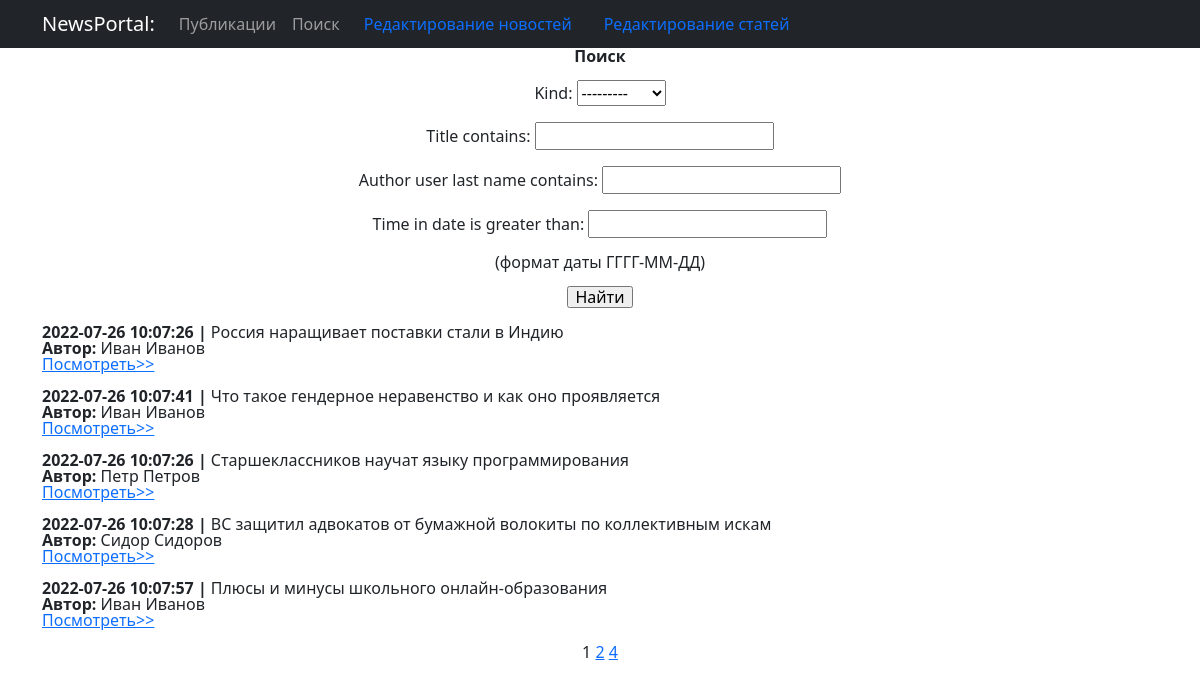
The app's page /news/search/ with its own data.
### news/models.py (models this page shows, shortened)
class Post(models.Model):
    article   = 'ART'
    news      = 'NEW'
    POSITIONS = [
        (article, 'Статья'),
        (news,    'Новости')]
    kind    = models.CharField(max_length = 3, choices=POSITIONS,)
    time_in = models.DateTimeField(auto_now_add = True)
    title   = models.CharField(max_length = 255)
    text    = models.TextField()
    post_rating = models.IntegerField(default=0)
    author   = models.ForeignKey(Author, on_delete = models.CASCADE)
    category = models.ManyToManyField(Category, through = 'PostCategory')

class Author(models.Model):
    rating = models.IntegerField(default=0)
    user   = models.OneToOneField(User, on_delete=models.CASCADE, primary_key=True,)

### news/views.py (the view)
# urls.py: path('search/',   PostSearch.as_view(), name='post_search'),
class PostSearch(ListView):
    model = Post
    ordering = '-time_in'
    template_name = 'post_search.html'
    context_object_name = 'post_search'
    paginate_by = 5
    def get_queryset(self):
        queryset = super().get_queryset()
        self.filterset = PostFilter(self.request.GET, queryset)
        return self.filterset.qs
    def get_context_data(self, **kwargs):
        context = super().get_context_data(**kwargs)
        context['filterset'] = self.filterset
        return context

### news/templatetags/my_tags.py (called while the page is built)
@register.simple_tag(takes_context=True)
def url_replace(context, **kwargs):
   d = context['request'].GET.copy()
   for k, v in kwargs.items():
       d[k] = v
   return d.urlencode()

### templates/post_search.html (shortened to what this page needs)
{% extends 'flatpages/default.html' %}
{% load my_tags %}
{% block title %}
   <b>Поиск </b><br><br>
{% endblock title %}
{% block content %}
   <form action="" method="get">
       {{ filterset.form.as_p }}
       (формат даты ГГГГ-ММ-ДД)<br><br>
       <input type="submit" value="Найти" />
   </form><br>
   {% for post in post_search %}
     <div align="left"> <b>
        {{ post.time_in|date:'Y-m-d  H:m:s' }} | </b> {{ post.title }}<br> <b>
        Автор: </b>
        {{post.author.user.first_name}} {{post.author.user.last_name}} <br>
     <a href='/news/{{post.pk}}'> Посмотреть>></a>
     </div><br>
   {% endfor %}
   {{ page_obj.number }}
   {% if page_obj.has_next %}
       <a href="?{% url_replace page=page_obj.next_page_number %}">{{ page_obj.next_page_number }}</a>
       {% if paginator.num_pages != page_obj.next_page_number %}
           <a href="?{% url_replace page=page_obj.paginator.num_pages %}">{{ page_obj.paginator.num_pages }}</a>
       {% endif %}
   {% endif %}
{% endblock content %}

### templates/flatpages/default.html (shortened to what this page needs)
<!DOCTYPE html>
<html lang="en">
    <head>
        {% load static %}
        <link href="{% static 'css/styles.css' %}" rel="stylesheet" />
    </head>
    <body>
<nav class="navbar navbar-expand-lg navbar-dark bg-dark static-top">
   <div class="container">
       <a class="navbar-brand" href="#">NewsPortal:</a>
       <div class="collapse navbar-collapse" id="navbarResponsive">
           <ul class="navbar-nav ml-auto">
               <li class="nav-item">
                   <a class="nav-link" href="/news/">Публикации</a></li>
                   <a class="nav-link" href="/news/search">Поиск</a></li> </ul>
                   <a class="nav-link" href="/news/news/edit">Редактирование новостей</a></li> </ul> <br>
                   <a class="nav-link" href="/news/article/edit">Редактирование статей</a></li> </ul> <br>
       </div>
   </div>
</nav>
        <div class="container">
          <div class="row">
             <div class="col-lg-12 text-center">
                 {% block title %}{% endblock title %}
                 {% block content %}{% endblock content %}
             </div>
          </div>
        </div>
    </body>
</html>

### templates/post_search.html (style rules this page uses)
div { line-height: 1; }

### records on screen
Post: time_in "2022-07-26 10:07:26", title "Россия наращивает поставки стали в Индию", author.user.first_name "Иван", author.user.last_name "Иванов"
Post: time_in "2022-07-26 10:07:41", title "Что такое гендерное неравенство и как оно проявляется", author.user.first_name "Иван", author.user.last_name "Иванов"
Post: time_in "2022-07-26 10:07:26", title "Старшеклассников научат языку программирования", author.user.first_name "Петр", author.user.last_name "Петров"
Post: time_in "2022-07-26 10:07:28", title "ВС защитил адвокатов от бумажной волокиты по коллективным искам", author.user.first_name "Сидор", author.user.last_name "Сидоров"
Post: time_in "2022-07-26 10:07:57", title "Плюсы и минусы школьного онлайн-образования", author.user.first_name "Иван", author.user.last_name "Иванов"

### other values on screen
{{ page_obj.number }} "1"
{{ page_obj.next_page_number }} "2"
{{ page_obj.paginator.num_pages }} "4"
